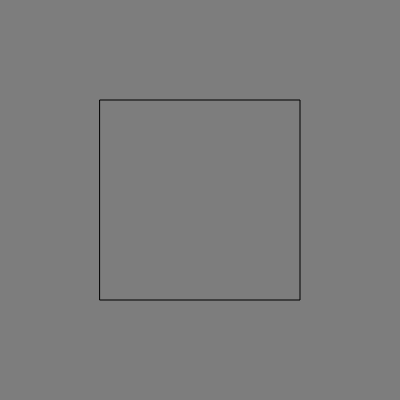
Frame 1 (no input)
Frame 60 (no input): identical to frame 1, image omitted
Frame 120 (the mouse pressed at the canvas centre since frame 60): identical to frame 1, image omitted

The p5.js sketch that drew this single still picture (run headless with seeded random() and noise() and a simulated clock; from frame 60 on, the mouse is pressed at the canvas centre):

// p5.js sketch
// ── sketch.js
// Slider demo
function setup() {
  createCanvas(400, 400);
  
  create_slider_1();
  create_slider_2();
}

function draw() {
  let a_val1 = slider_1.value();
  background(a_val1);
  let a_val2 = slider_2.value();
  fill(a_val2);
  rect(width/4,height/4,width/2,height/2);
}

// -----------------------
// Slider used to control backgorund
let slider_1;
function create_slider_1() {
  createSpan('slider_1').style('font-size','20px');
  // createSlider(min, max, [value], [step])
  slider_1 = createSlider(0, 255, 125);
  // slider.position(10, 10);
  slider_1.style('width', '100px');
}
// -----------------------

// -----------------------
// Slider used to rect fill color
let slider_2;
function create_slider_2() {
  createSpan(' slider_2').style('font-size','20px');
  // createSlider(min, max, [value], [step])
  slider_2 = createSlider(0, 255, 125);
  // slider.position(10, 10);
  slider_2.style('width', '100px');
}
// -----------------------
